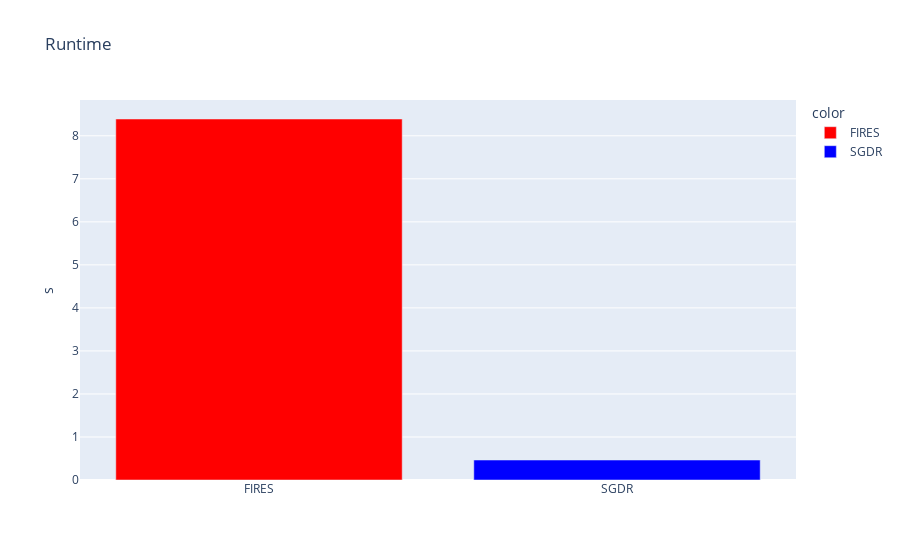

Source (notebook cell):
### Code cell
col_names = ["FIRES", "SGDR" ]
values = [fires_run_time, sgdr_run_time]
fig = px.bar(x=col_names, y=values, title="Runtime", labels={"y":"s", "x":""}, color=col_names, color_discrete_map={'FIRES': 'red', "SGDR": "blue"})
with open("{}/runtime.csv".format(folder),"a") as outfile:
    outfile.write("{},{}\n".format( values[0],values[1]) )
fig.show()

### Figure 1 — Plotly figure (JSON) as saved in the notebook; plotly's stock layout.template omitted (floating-point values rounded to 4 significant figures)
{"data": [{"alignmentgroup": "True", "hovertemplate": "color=FIRES<br>=%{x}<br>s=%{y}<extra></extra>", "legendgroup": "FIRES", "marker": {"color": "red"}, "name": "FIRES", "offsetgroup": "FIRES", "orientation": "v", "showlegend": true, "textposition": "auto", "type": "bar", "x": ["FIRES"], "xaxis": "x", "y": [8.39], "yaxis": "y"}, {"alignmentgroup": "True", "hovertemplate": "color=SGDR<br>=%{x}<br>s=%{y}<extra></extra>", "legendgroup": "SGDR", "marker": {"color": "blue"}, "name": "SGDR", "offsetgroup": "SGDR", "orientation": "v", "showlegend": true, "textposition": "auto", "type": "bar", "x": ["SGDR"], "xaxis": "x", "y": [0.4641], "yaxis": "y"}], "layout": {"barmode": "relative", "legend": {"title": {"text": "color"}, "tracegroupgap": 0}, "title": {"text": "Runtime"}, "xaxis": {"anchor": "y", "domain": [0, 1], "title": {"text": ""}}, "yaxis": {"anchor": "x", "domain": [0, 1], "title": {"text": "s"}}}}
